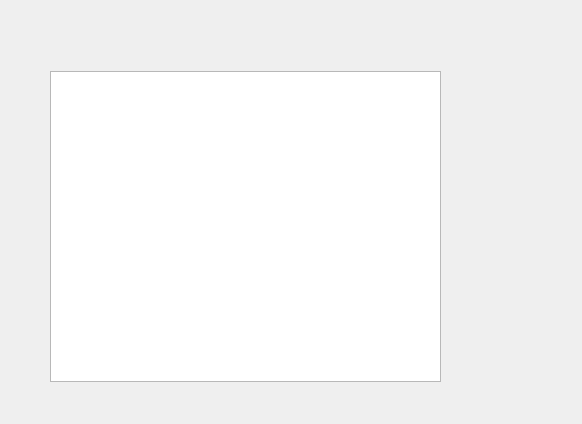
<?xml version="1.0" encoding="UTF-8"?>
<ui version="4.0">
 <class>MST</class>
 <widget class="QWidget" name="MST">
  <property name="geometry">
   <rect>
    <x>0</x>
    <y>0</y>
    <width>582</width>
    <height>424</height>
   </rect>
  </property>
  <property name="windowTitle">
   <string>Form</string>
  </property>
  <widget class="QTextBrowser" name="textBrowser">
   <property name="geometry">
    <rect>
     <x>50</x>
     <y>71</y>
     <width>391</width>
     <height>311</height>
    </rect>
   </property>
  </widget>
 </widget>
 <resources/>
 <connections/>
</ui>
